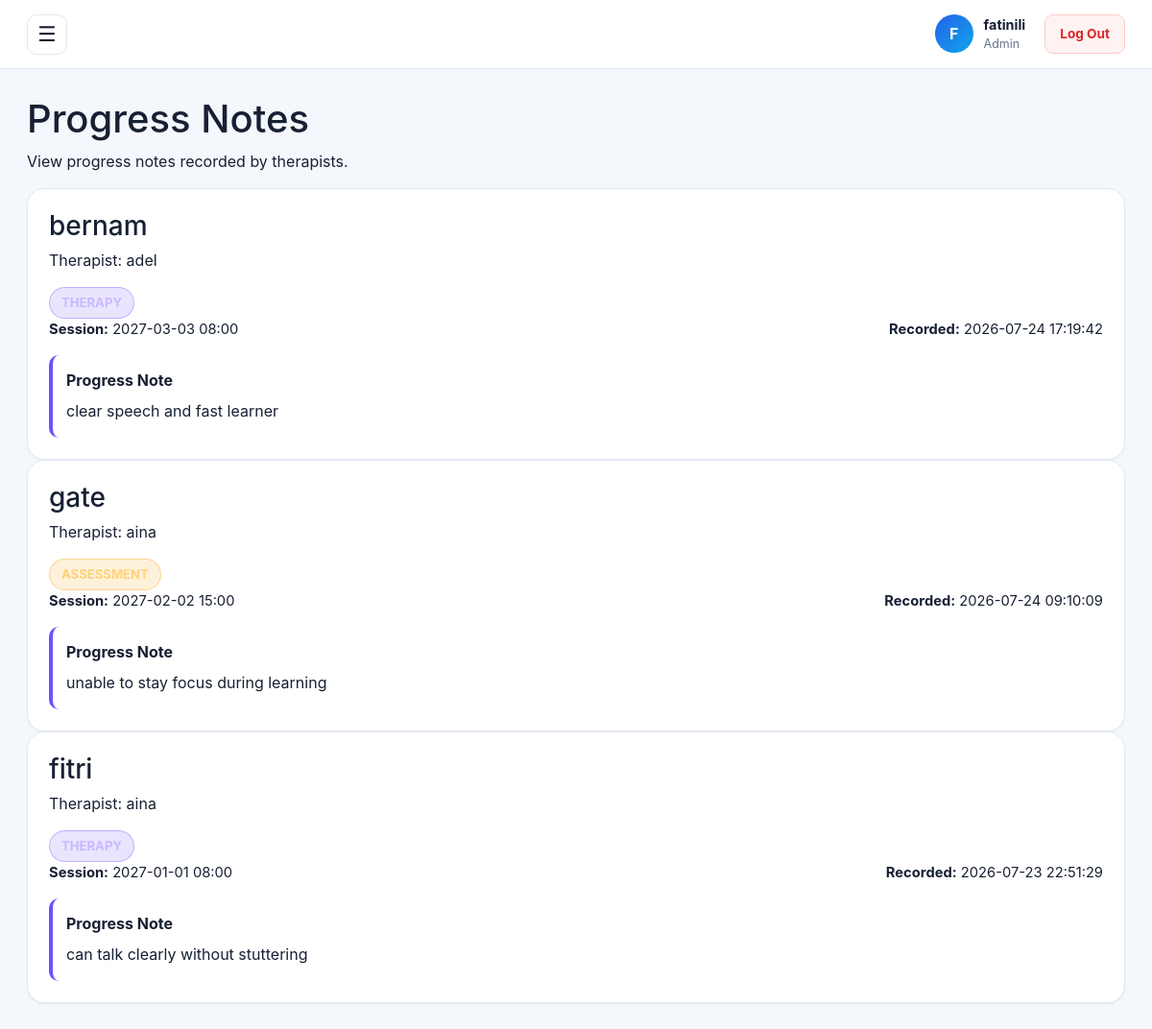
The app's page /admin/progress-notes (signed in), older data.
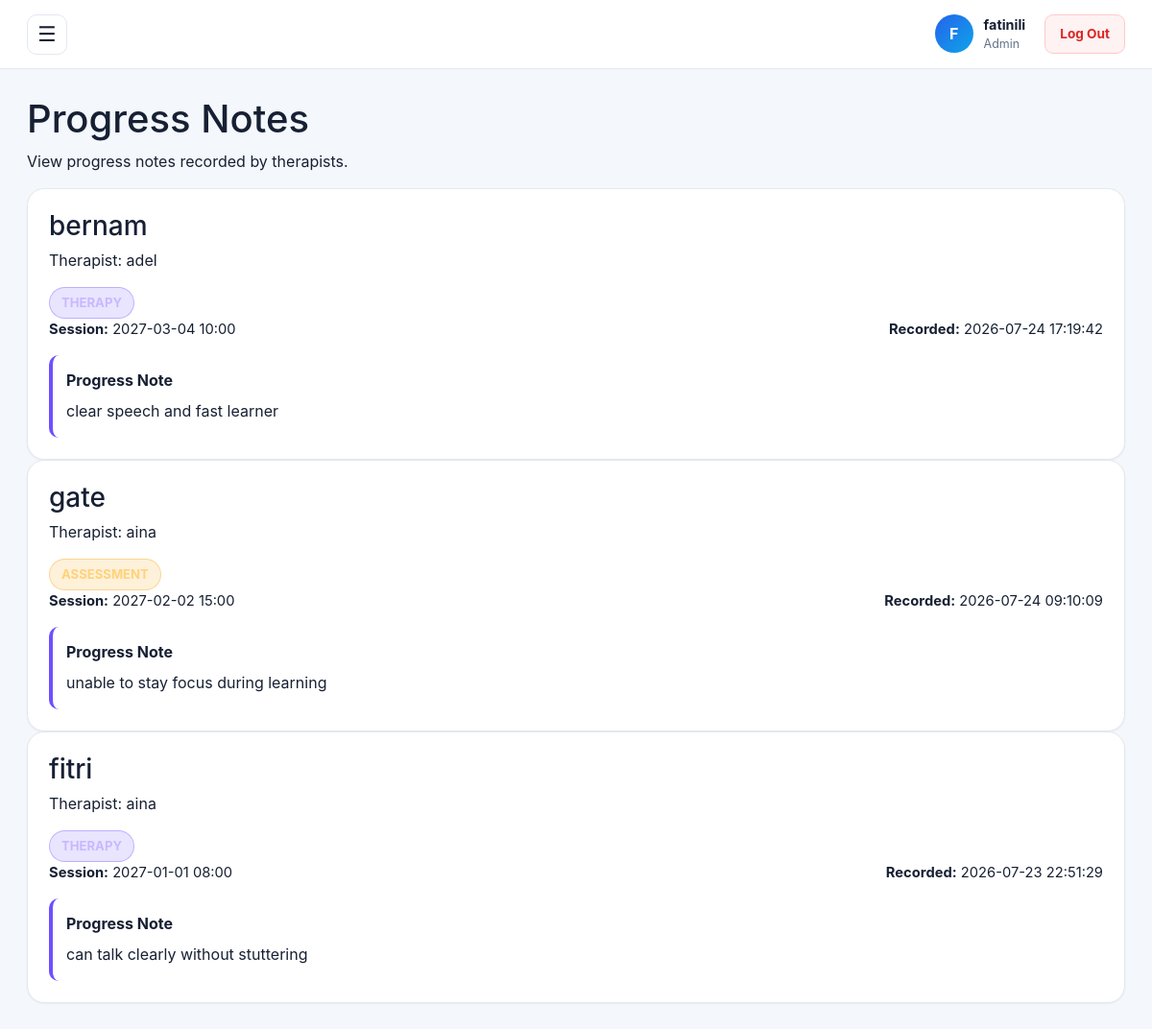
The same page, newer data.
### tables this page shows
CREATE TABLE progress_notes (
        note_id INTEGER PRIMARY KEY AUTOINCREMENT,
        appointment_id INTEGER NOT NULL,
        therapist_user_id INTEGER NOT NULL,
        created_at TEXT NOT NULL,
        content TEXT NOT NULL, goal_score INTEGER DEFAULT 0, attendance_rate INTEGER DEFAULT 0, therapist_rating INTEGER DEFAULT 0, progress_status TEXT, ai_recommendation TEXT,
        FOREIGN KEY(appointment_id) REFERENCES appointments(appointment_id),
        FOREIGN KEY(therapist_user_id) REFERENCES users(user_id)
    );

CREATE TABLE appointments (
        appointment_id INTEGER PRIMARY KEY AUTOINCREMENT,
        client_id INTEGER NOT NULL,
        therapist_user_id INTEGER NOT NULL,
        appointment_type TEXT NOT NULL CHECK(appointment_type IN ('THERAPY','ASSESSMENT')) DEFAULT 'THERAPY',
        date_time TEXT NOT NULL,
        location TEXT,
        status TEXT NOT NULL CHECK(status IN ('Scheduled','Cancelled','Completed')) DEFAULT 'Scheduled',
        notes TEXT,

        confirmation_status TEXT NOT NULL
            CHECK(confirmation_status IN ('Pending','Accepted','Declined','Rescheduled'))
            DEFAULT 'Pending',
        update_note TEXT,
        last_updated_at TEXT,

        FOREIGN KEY(client_id) REFERENCES clients(client_id),
        FOREIGN KEY(therapist_user_id) REFERENCES users(user_id)
    );

CREATE TABLE clients (
        client_id INTEGER PRIMARY KEY AUTOINCREMENT,
        parent_user_id INTEGER NOT NULL,
        full_name TEXT NOT NULL,
        date_of_birth TEXT,
        FOREIGN KEY(parent_user_id) REFERENCES users(user_id)
    );

CREATE TABLE users (
        user_id INTEGER PRIMARY KEY AUTOINCREMENT,
        full_name TEXT NOT NULL,
        email TEXT NOT NULL UNIQUE,
        password_hash TEXT NOT NULL,

        role TEXT NOT NULL
            CHECK(role IN ('ADMIN', 'THERAPIST', 'PARENT')),

        must_change_password INTEGER NOT NULL DEFAULT 0,
        is_active INTEGER NOT NULL DEFAULT 1,

        approval_status TEXT NOT NULL
            CHECK(
                approval_status IN (
                    'APPROVED',
                    'PENDING',
                    'REJECTED'
                )
            )
            DEFAULT 'APPROVED'
    );

### app.py (the view)
@app.get("/admin/progress-notes")
@login_required(roles=["ADMIN"])
def admin_progress_notes():
    db = get_db()
    notes = db.execute("""
        SELECT
            pn.note_id,
            pn.content,
            pn.created_at,
            c.full_name AS client_name,
            u.full_name AS therapist_name,
            a.appointment_type,
            a.date_time
        FROM progress_notes pn
        JOIN appointments a
            ON a.appointment_id = pn.appointment_id
        JOIN clients c
            ON c.client_id = a.client_id
        JOIN users u
            ON u.user_id = pn.therapist_user_id
        ORDER BY pn.created_at DESC
    """).fetchall()
    return render_template(
        "admin_progress_notes.html",
        notes=notes
    )

### app.py (called while the page is built)
def get_db():
    if "db" not in g:
        g.db = sqlite3.connect(DB_PATH)
        g.db.row_factory = sqlite3.Row
    return g.db

def login_required(roles=None):
    def decorator(fn):
        @wraps(fn)
        def wrapper(*args, **kwargs):
            user = session.get("user")
            if not user:
                flash("Please log in first.", "error")
                return redirect(url_for("home"))
            if roles and user.get("role") not in roles:
                abort(403)
            return fn(*args, **kwargs)
        return wrapper
    return decorator

### templates/admin_progress_notes.html (shortened to what this page needs)
{% extends "base.html" %}
{% block content %}
<section>
  <div class="page-header">
    <div>
      <h1>Progress Notes</h1>
      <p class="muted">
        View progress notes recorded by therapists.
      </p>
    </div>
  </div>
  {% if notes %}
    <div class="note-grid">
      {% for note in notes %}
        <div class="card note-card">
          <div class="note-card-header">
            <div>
              <h3>{{ note.client_name }}</h3>
              <p class="muted">
                Therapist: {{ note.therapist_name }}
              </p>
            </div>
            <span class="note-type
                {% if note.appointment_type == 'THERAPY' %}
                    therapy-badge
                {% else %}
                    assessment-badge
                {% endif %}
            ">
                {{ note.appointment_type }}
            </span>
          </div>
          <div class="note-meta">
            <div>
              <strong>Session:</strong>
              {{ note.date_time }}
            </div>
            <div>
              <strong>Recorded:</strong>
              {{ note.created_at }}
            </div>
          </div>
          <div class="note-box">
            <strong>Progress Note</strong>
            <p>
              {{ note.content }}
            </p>
          </div>
        </div>
      {% endfor %}
    </div>
  {% else %}
    <div class="empty-state">
      <h3>No progress notes found</h3>
      <p>Therapist progress notes will appear here.</p>
    </div>
  {% endif %}
</section>
{% endblock %}

Row changes from the older to the newer data that the page shows:
changed through a linked row, progress_notes "clear speech and fast learner": date_time "2027-03-03 08:00" → "2027-03-04 10:00"
